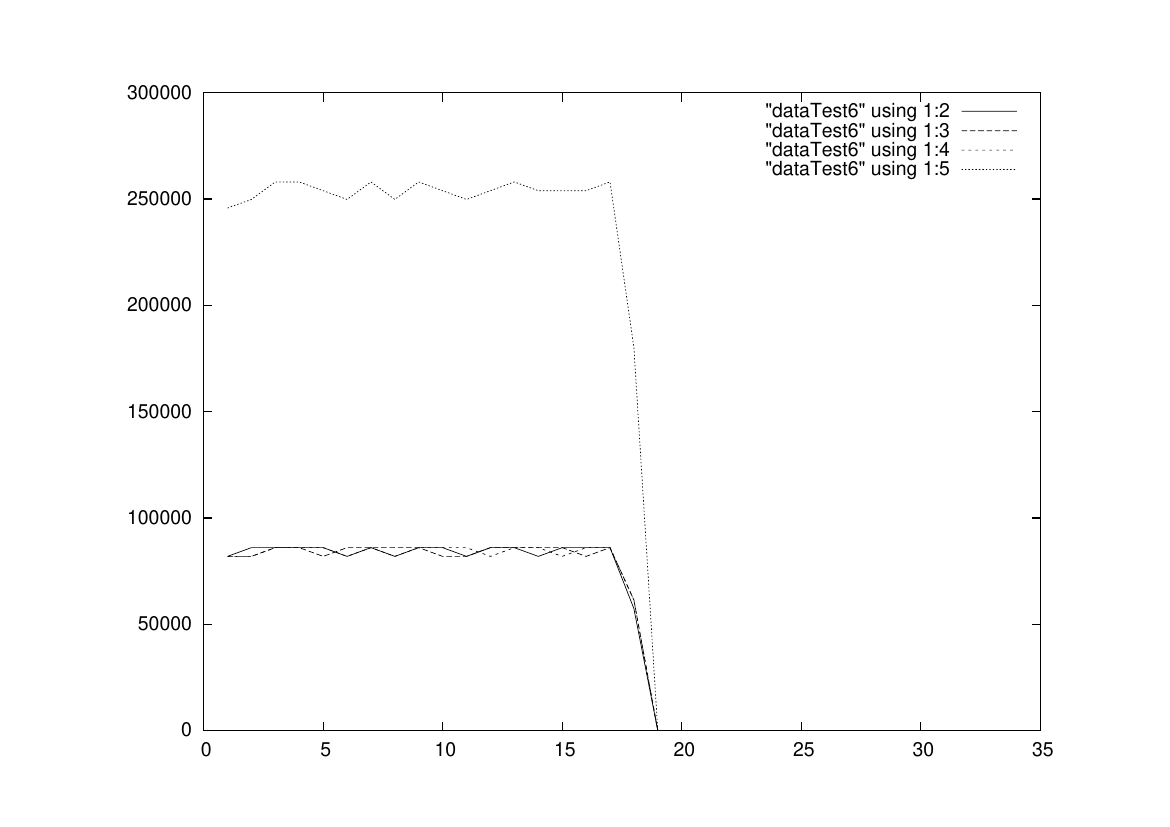

This figure's gnuplot source:
set term postscript
set output "plotTest6.ps"
set yrange [0:]
plot "dataTest6" using 1:2 with lines, "dataTest6" using 1:3 with lines, "dataTest6" using 1:4 with lines, "dataTest6" using 1:5 with lines